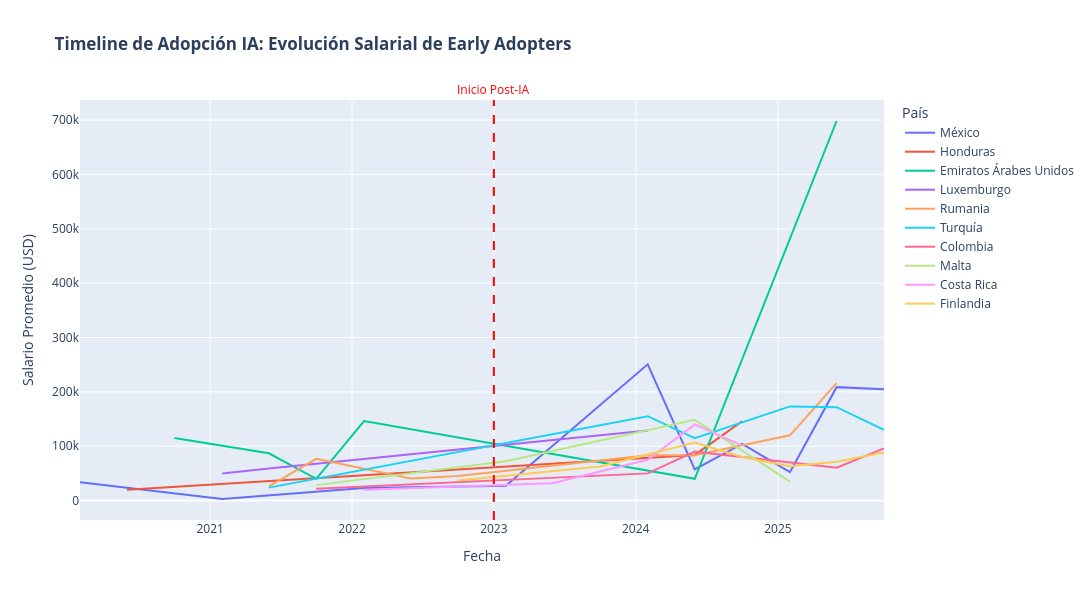

The notebook cell saved with this chart:
### Markdown cell above
### EARLY ADOPTERS - Difusión Geográfica del Impacto IA

### Code cell
print("\n" + "="*80)
print("3.3.1 EARLY ADOPTERS: Difusión Geográfica del Impacto IA")
print("="*80)

# Calcular impacto IA por país
impact_by_country = df_valid.groupby(['employee_country_name', 'ai_period']).agg({
    'salary_in_usd': 'mean',
    'work_year': 'count',
    'employee_latitude': 'first',
    'employee_longitude': 'first'
}).reset_index()

impact_by_country.columns = ['country', 'period', 'mean_salary', 'job_count', 'lat', 'lon']

# Pivotar para calcular cambios
impact_pivot = impact_by_country.pivot(index='country', columns='period', values='mean_salary')
impact_pivot['salary_growth'] = ((impact_pivot['Post-IA'] - impact_pivot['Pre-IA']) / 
                                  impact_pivot['Pre-IA'] * 100)

# Agregar coordenadas y conteos
coords_data = impact_by_country.groupby('country')[['lat', 'lon']].first()
job_counts_post = impact_by_country[impact_by_country['period'] == 'Post-IA'][['country', 'job_count']]

impact_pivot = impact_pivot.merge(coords_data, left_index=True, right_index=True)
impact_pivot = impact_pivot.merge(job_counts_post, left_index=True, right_on='country')
impact_pivot = impact_pivot.set_index('country')

# Calcular "velocidad de adopción": % crecimiento + volumen post-IA
impact_pivot['adoption_speed'] = (impact_pivot['salary_growth'] * 0.5 + 
                                   impact_pivot['job_count'] / impact_pivot['job_count'].max() * 100 * 0.5)

# Clasificar países por velocidad de adopción
impact_pivot['adoption_category'] = pd.qcut(
    impact_pivot['adoption_speed'], 
    q=4, 
    labels=['Late Adopter', 'Moderate Adopter', 'Fast Adopter', 'Early Adopter']
)

print(f"\n📊 Clasificación de países por adopción IA:")
print(impact_pivot['adoption_category'].value_counts().sort_index())

print(f"\n🏆 Early Adopters (Top 10):")
early_adopters = impact_pivot.nlargest(10, 'adoption_speed')
print(early_adopters[['Pre-IA', 'Post-IA', 'salary_growth', 'job_count', 'adoption_speed', 'adoption_category']])

# VISUALIZACIÓN 1: Mapa de Early Adopters
fig_early = px.scatter_geo(
    impact_pivot.reset_index(),
    lat='lat',
    lon='lon',
    size='job_count',
    color='adoption_category',
    hover_name='country',
    hover_data={
        'lat': False,
        'lon': False,
        'Pre-IA': ':$,.0f',
        'Post-IA': ':$,.0f',
        'salary_growth': ':.1f%',
        'job_count': ':,',
        'adoption_speed': ':.1f'
    },
    color_discrete_map={
        'Early Adopter': '#00ff00',
        'Fast Adopter': '#90EE90',
        'Moderate Adopter': '#FFD700',
        'Late Adopter': '#FF6347'
    },
    size_max=50,
    title='<b>Mapa de Early Adopters: Difusión Geográfica del Impacto IA</b><br>' +
          '<sub>Tamaño = Empleos Post-IA | Color = Velocidad de Adopción</sub>'
)

fig_early.update_geos(
    projection_type="natural earth",
    showland=True,
    landcolor="lightgray",
    showocean=True,
    oceancolor="lightblue",
    showcountries=True,
    countrycolor="white"
)

fig_early.update_layout(height=700, width=1200, font=dict(size=12))
fig_early.show()

print("\n✓ Mapa de Early Adopters generado")

# VISUALIZACIÓN 2: Timeline de adopción
timeline_data = df_valid.groupby(['fecha_artificial', 'employee_country_name']).agg({
    'salary_in_usd': 'mean'
}).reset_index()

# Asegurar que fecha_artificial es datetime
timeline_data['fecha_artificial'] = pd.to_datetime(timeline_data['fecha_artificial'])

# Filtrar top 10 early adopters para timeline
top10_countries = early_adopters.head(10).index.tolist() if not early_adopters.empty else []
timeline_top10 = timeline_data[timeline_data['employee_country_name'].isin(top10_countries)].copy()

if not timeline_top10.empty:
    fig_timeline = px.line(
        timeline_top10,
        x='fecha_artificial',
        y='salary_in_usd',
        color='employee_country_name',
        title='<b>Timeline de Adopción IA: Evolución Salarial de Early Adopters</b>',
        labels={
            'fecha_artificial': 'Fecha',
            'salary_in_usd': 'Salario Promedio (USD)',
            'employee_country_name': 'País'
        }
    )

    # Agregar línea vertical en 2023 (inicio era Post-IA)
    # Convertir a timestamp numérico para evitar el error
    vline_date = pd.Timestamp('2023-01-01')
    
    # Usar add_shape en lugar de add_vline para mayor control
    fig_timeline.add_shape(
        type="line",
        x0=vline_date,
        x1=vline_date,
        y0=0,
        y1=1,
        yref="paper",
        line=dict(color="red", width=2, dash="dash")
    )
    
    # Agregar anotación manual
    fig_timeline.add_annotation(
        x=vline_date,
        y=1,
        yref="paper",
        text="Inicio Post-IA",
        showarrow=False,
        yanchor="bottom",
        font=dict(color="red", size=12)
    )

    fig_timeline.update_layout(height=600, width=1200, hovermode='x unified')
    fig_timeline.show()
    
    print("\n✓ Timeline de Early Adopters generado")
else:
    print("\n⚠️ No hay datos suficientes para generar el timeline de Early Adopters.")

### Figure 1 — Plotly figure (JSON) as saved in the notebook; plotly's stock layout.template omitted (floating-point values rounded to 4 significant figures)
{"data": [{"hovertemplate": "País=México<br>Fecha=%{x}<br>Salario Promedio (USD)=%{y}<extra></extra>", "legendgroup": "México", "line": {"color": "#636efa", "dash": "solid"}, "marker": {"symbol": "circle"}, "mode": "lines", "name": "México", "orientation": "v", "showlegend": true, "type": "scatter", "x": ["2020-02-01T00:00:00.000000000", "2021-02-01T00:00:00.000000000", "2022-02-01T00:00:00.000000000", "2023-02-01T00:00:00.000000000", "2024-02-01T00:00:00.000000000", "2024-06-01T00:00:00.000000000", "2024-10-01T00:00:00.000000000", "2025-02-01T00:00:00.000000000", "2025-06-01T00:00:00.000000000", "2025-10-01T00:00:00.000000000"], "xaxis": "x", "y": [33510.0, 2859.0, 23220.0, 27390.0, 250800.0, 57250.0, 104100.0, 52260.0, 208700.0, 205000.0], "yaxis": "y"}, {"hovertemplate": "País=Honduras<br>Fecha=%{x}<br>Salario Promedio (USD)=%{y}<extra></extra>", "legendgroup": "Honduras", "line": {"color": "#EF553B", "dash": "solid"}, "marker": {"symbol": "circle"}, "mode": "lines", "name": "Honduras", "orientation": "v", "showlegend": true, "type": "scatter", "x": ["2020-06-01T00:00:00.000000000", "2024-06-01T00:00:00.000000000", "2024-10-01T00:00:00.000000000"], "xaxis": "x", "y": [20000.0, 84000.0, 146000.0], "yaxis": "y"}, {"hovertemplate": "País=Emiratos Árabes Unidos<br>Fecha=%{x}<br>Salario Promedio (USD)=%{y}<extra></extra>", "legendgroup": "Emiratos Árabes Unidos", "line": {"color": "#00cc96", "dash": "solid"}, "marker": {"symbol": "circle"}, "mode": "lines", "name": "Emiratos Árabes Unidos", "orientation": "v", "showlegend": true, "type": "scatter", "x": ["2020-10-01T00:00:00.000000000", "2021-06-01T00:00:00.000000000", "2021-10-01T00:00:00.000000000", "2022-02-01T00:00:00.000000000", "2024-06-01T00:00:00.000000000", "2025-06-01T00:00:00.000000000"], "xaxis": "x", "y": [115000.0, 87000.0, 40000.0, 146200.0, 40000.0, 698300.0], "yaxis": "y"}, {"hovertemplate": "País=Luxemburgo<br>Fecha=%{x}<br>Salario Promedio (USD)=%{y}<extra></extra>", "legendgroup": "Luxemburgo", "line": {"color": "#ab63fa", "dash": "solid"}, "marker": {"symbol": "circle"}, "mode": "lines", "name": "Luxemburgo", "orientation": "v", "showlegend": true, "type": "scatter", "x": ["2021-02-01T00:00:00.000000000", "2021-06-01T00:00:00.000000000", "2024-02-01T00:00:00.000000000"], "xaxis": "x", "y": [49650.0, 59100.0, 128900.0], "yaxis": "y"}, {"hovertemplate": "País=Rumania<br>Fecha=%{x}<br>Salario Promedio (USD)=%{y}<extra></extra>", "legendgroup": "Rumania", "line": {"color": "#FFA15A", "dash": "solid"}, "marker": {"symbol": "circle"}, "mode": "lines", "name": "Rumania", "orientation": "v", "showlegend": true, "type": "scatter", "x": ["2021-06-01T00:00:00.000000000", "2021-10-01T00:00:00.000000000", "2022-06-01T00:00:00.000000000", "2022-10-01T00:00:00.000000000", "2024-02-01T00:00:00.000000000", "2024-06-01T00:00:00.000000000", "2025-02-01T00:00:00.000000000", "2025-06-01T00:00:00.000000000"], "xaxis": "x", "y": [26000.0, 76830.0, 40780.0, 45000.0, 83330.0, 83330.0, 120000.0, 216000.0], "yaxis": "y"}, {"hovertemplate": "País=Turquía<br>Fecha=%{x}<br>Salario Promedio (USD)=%{y}<extra></extra>", "legendgroup": "Turquía", "line": {"color": "#19d3f3", "dash": "solid"}, "marker": {"symbol": "circle"}, "mode": "lines", "name": "Turquía", "orientation": "v", "showlegend": true, "type": "scatter", "x": ["2021-06-01T00:00:00.000000000", "2024-02-01T00:00:00.000000000", "2024-06-01T00:00:00.000000000", "2025-02-01T00:00:00.000000000", "2025-06-01T00:00:00.000000000", "2025-10-01T00:00:00.000000000"], "xaxis": "x", "y": [23820.0, 155200.0, 114800.0, 173200.0, 171900.0, 130000.0], "yaxis": "y"}, {"hovertemplate": "País=Colombia<br>Fecha=%{x}<br>Salario Promedio (USD)=%{y}<extra></extra>", "legendgroup": "Colombia", "line": {"color": "#FF6692", "dash": "solid"}, "marker": {"symbol": "circle"}, "mode": "lines", "name": "Colombia", "orientation": "v", "showlegend": true, "type": "scatter", "x": ["2021-10-01T00:00:00.000000000", "2024-02-01T00:00:00.000000000", "2024-06-01T00:00:00.000000000", "2025-06-01T00:00:00.000000000", "2025-10-01T00:00:00.000000000"], "xaxis": "x", "y": [21840.0, 50000.0, 90000.0, 60500.0, 96000.0], "yaxis": "y"}, {"hovertemplate": "País=Malta<br>Fecha=%{x}<br>Salario Promedio (USD)=%{y}<extra></extra>", "legendgroup": "Malta", "line": {"color": "#B6E880", "dash": "solid"}, "marker": {"symbol": "circle"}, "mode": "lines", "name": "Malta", "orientation": "v", "showlegend": true, "type": "scatter", "x": ["2021-10-01T00:00:00.000000000", "2023-02-01T00:00:00.000000000", "2024-06-01T00:00:00.000000000", "2025-02-01T00:00:00.000000000"], "xaxis": "x", "y": [28370.0, 72340.0, 148600.0, 34740.0], "yaxis": "y"}, {"hovertemplate": "País=Costa Rica<br>Fecha=%{x}<br>Salario Promedio (USD)=%{y}<extra></extra>", "legendgroup": "Costa Rica", "line": {"color": "#FF97FF", "dash": "solid"}, "marker": {"symbol": "circle"}, "mode": "lines", "name": "Costa Rica", "orientation": "v", "showlegend": true, "type": "scatter", "x": ["2022-02-01T00:00:00.000000000", "2023-06-01T00:00:00.000000000", "2024-02-01T00:00:00.000000000", "2024-06-01T00:00:00.000000000", "2024-10-01T00:00:00.000000000"], "xaxis": "x", "y": [20100.0, 32000.0, 75000.0, 140000.0, 101000.0], "yaxis": "y"}, {"hovertemplate": "País=Finlandia<br>Fecha=%{x}<br>Salario Promedio (USD)=%{y}<extra></extra>", "legendgroup": "Finlandia", "line": {"color": "#FECB52", "dash": "solid"}, "marker": {"symbol": "circle"}, "mode": "lines", "name": "Finlandia", "orientation": "v", "showlegend": true, "type": "scatter", "x": ["2022-10-01T00:00:00.000000000", "2023-10-01T00:00:00.000000000", "2024-06-01T00:00:00.000000000", "2024-10-01T00:00:00.000000000", "2025-02-01T00:00:00.000000000", "2025-06-01T00:00:00.000000000", "2025-10-01T00:00:00.000000000"], "xaxis": "x", "y": [36770.0, 62620.0, 106700.0, 80000.0, 63160.0, 71580.0, 88420.0], "yaxis": "y"}], "layout": {"annotations": [{"font": {"color": "red", "size": 12}, "showarrow": false, "text": "Inicio Post-IA", "x": "2023-01-01T00:00:00", "y": 1, "yanchor": "bottom", "yref": "paper"}], "height": 600, "hovermode": "x unified", "legend": {"title": {"text": "País"}, "tracegroupgap": 0}, "shapes": [{"line": {"color": "red", "dash": "dash", "width": 2}, "type": "line", "x0": "2023-01-01T00:00:00", "x1": "2023-01-01T00:00:00", "y0": 0, "y1": 1, "yref": "paper"}], "title": {"text": "<b>Timeline de Adopción IA: Evolución Salarial de Early Adopters</b>"}, "width": 1200, "xaxis": {"anchor": "y", "domain": [0, 1], "title": {"text": "Fecha"}}, "yaxis": {"anchor": "x", "domain": [0, 1], "title": {"text": "Salario Promedio (USD)"}}}}
